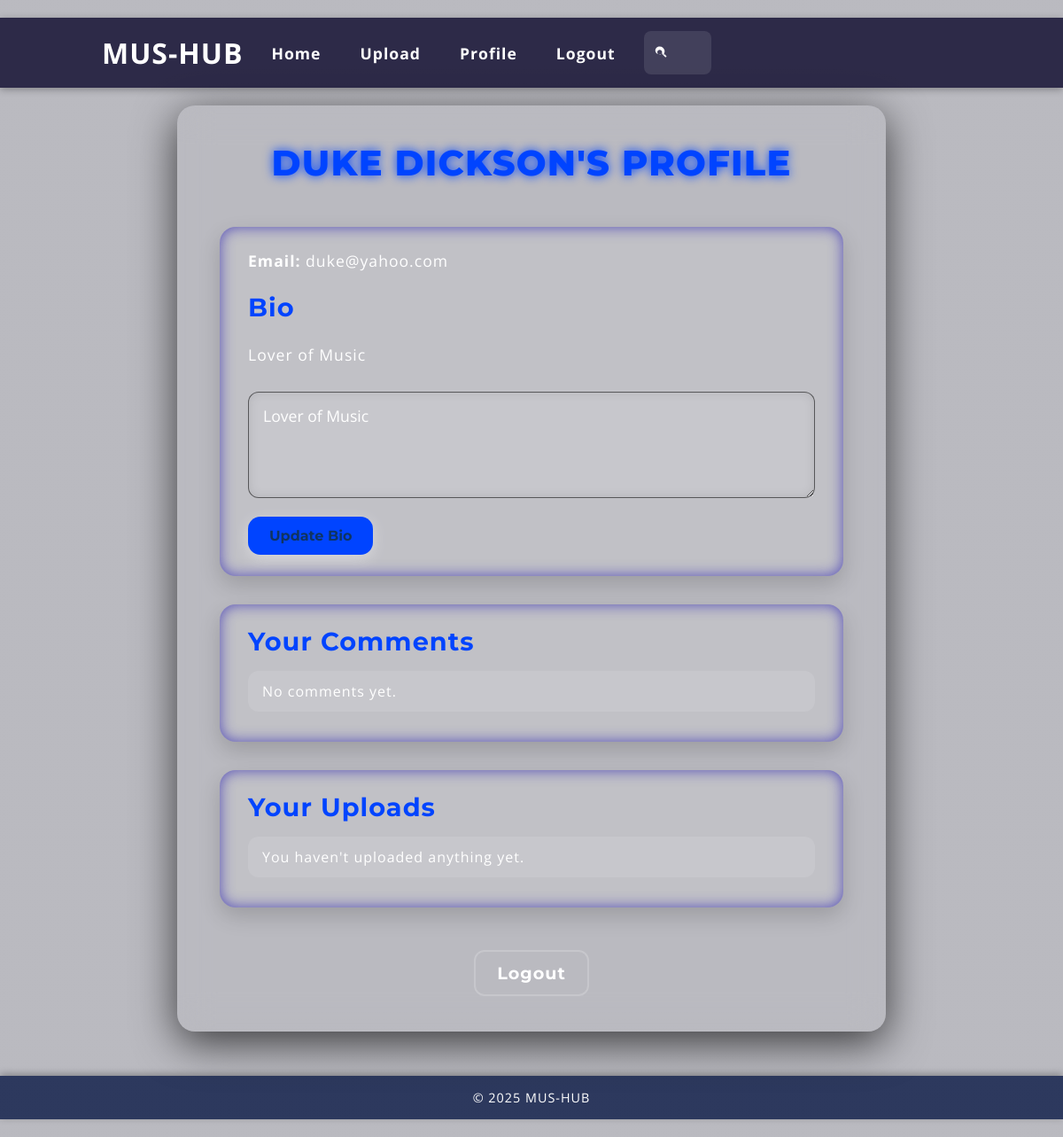
/profile (signed in), run on an earlier commit of the app's database.
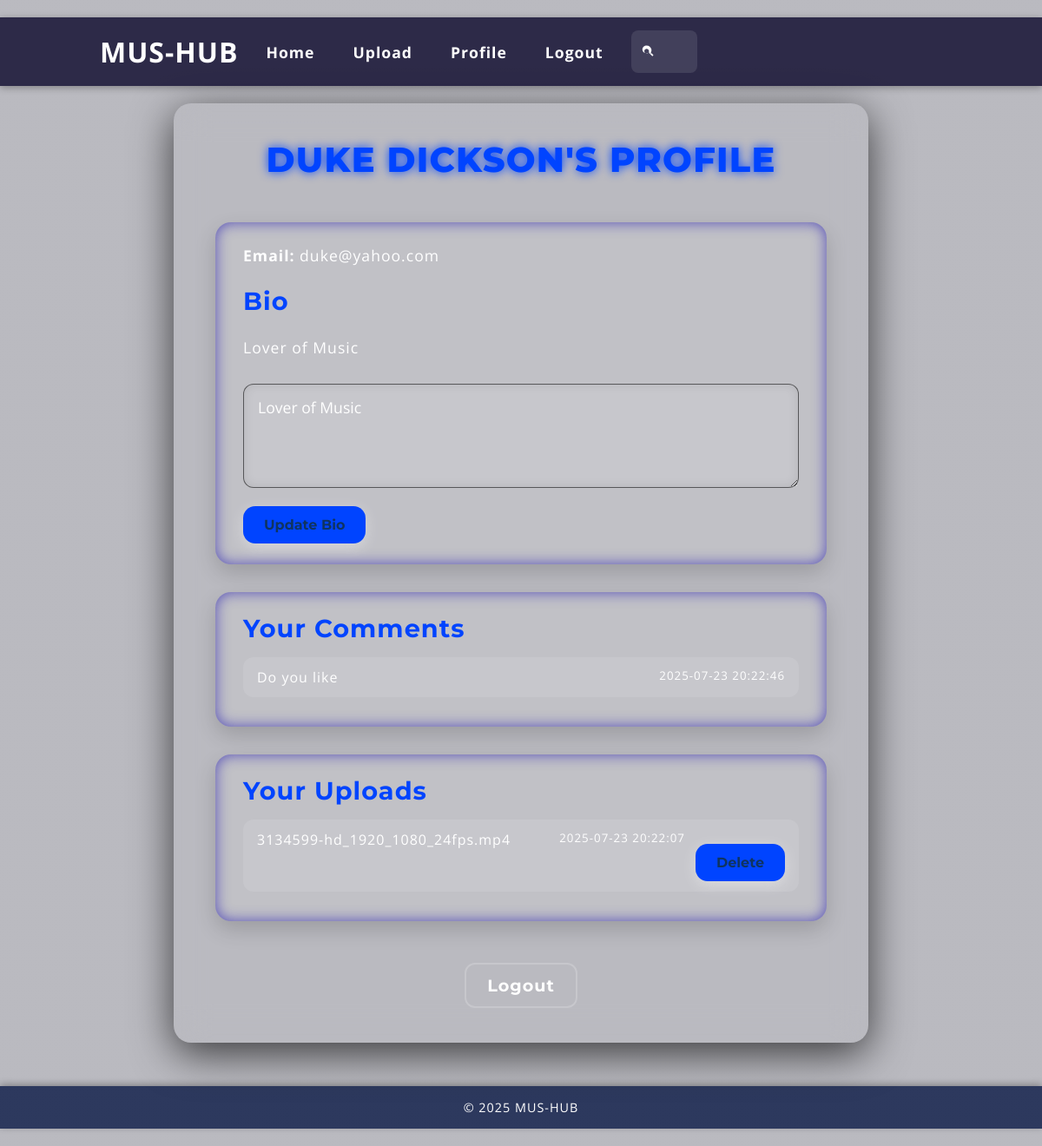
And on a later commit of the database.
### app.py (models this page shows)
class User(db.Model):
    UserID = db.Column(db.Integer, primary_key=True)
    Username = db.Column(db.String(80), nullable=False)
    Email = db.Column(db.String(120), unique=True, nullable=False)
    Password = db.Column(db.String(200), nullable=False)
    Role = db.Column(db.String(20), nullable=False)
    Bio = db.Column(db.String(500))
    comments = db.relationship('Comment', backref='author', lazy=True)

class Comment(db.Model):
    CommentID = db.Column(db.Integer, primary_key=True)
    ContentID = db.Column(db.Integer, db.ForeignKey('content.ContentID'), nullable=False)
    UserID = db.Column(db.Integer, db.ForeignKey('user.UserID'), nullable=False)
    CommentText = db.Column(db.Text, nullable=False)
    CommentDate = db.Column(db.DateTime, default=datetime.utcnow)
    user = db.relationship('User')

class Content(db.Model):
    ContentID = db.Column(db.Integer, primary_key=True)
    UserID = db.Column(db.Integer, db.ForeignKey('user.UserID'), nullable=False)
    FilePath = db.Column(db.String(200), nullable=False)
    UploadDate = db.Column(db.DateTime, default=datetime.utcnow)
    user = db.relationship('User', backref='contents')

### app.py (the view, shortened to what this page needs)
@app.route('/profile', methods=['GET', 'POST'])
def profile():
    user_id = session.get('user_id')
    if user_id is None:
        return redirect(url_for('login'))
    user = User.query.get(user_id)
    uploads = Content.query.filter_by(UserID=user_id).all()
    return render_template('profile.html', user=user, user_uploads=uploads)

### app.py (called while the page is built)
@app.context_processor
def inject_now():
    return {
        'now': datetime.utcnow(),
        'current_user_id': session.get('user_id')
    }

### templates/profile.html (shortened to what this page needs)
{% extends "base.html" %}
{% block content %}
<div class="profile-container">
  <div class="profile-header">
    {{ user.Username }}'s Profile
  </div>
  <div class="profile-section">
    <div class="info-group">
      <p><strong>Email:</strong> {{ user.Email }}</p>
    </div>
    <div class="info-group">
      <h3>Bio</h3>
      {% if user.Bio %}
        <p class="bio-text">{{ user.Bio }}</p>
      {% else %}
        <p class="bio-text"><em>No bio set yet.</em></p>
      {% endif %}
    </div>
    <div class="form-group">
      <form action="{{ url_for('profile') }}" method="POST">
        <textarea name="bio" placeholder="Write something about yourself...">{{ user.Bio or '' }}</textarea>
        <button type="submit">Update Bio</button>
      </form>
    </div>
  </div>
  <div class="profile-section">
    <h3>Your Comments</h3>
    <ul class="comment-list">
      {% for comment in user.comments %}
        <li>
          <span>{{ comment.CommentText }}</span>
          <small>{{ comment.CommentDate.strftime('%Y-%m-%d %H:%M:%S') }}</small>
        </li>
      {% else %}
        <li>No comments yet.</li>
      {% endfor %}
    </ul>
  </div>
  <div class="profile-section">
    <h3>Your Uploads</h3>
    <ul class="upload-list">
      {% for content in user_uploads %}
        <li>
          <span>{{ content.FilePath }}</span>
          <small>{{ content.UploadDate.strftime('%Y-%m-%d %H:%M:%S') }}</small>
          <form action="{{ url_for('delete_upload', content_id=content.ContentID) }}" method="POST" style="margin-left: 12px;">
            <button type="submit" onclick="return confirm('Are you sure you want to delete this upload?');">Delete</button>
          </form>
        </li>
      {% else %}
        <li>You haven't uploaded anything yet.</li>
      {% endfor %}
    </ul>
  </div>
  <div class="logout-wrapper">
    <a class="logout-link" href="{{ url_for('logout') }}">Logout</a>
  </div>
</div>
{% endblock %}
{% block extra_css %}
  <link rel="stylesheet" href="{{ url_for('static', filename='profile.css') }}">
{% endblock %}

### templates/base.html (shortened to what this page needs)
<!DOCTYPE html>
<html lang="en">
<head>
  <link rel="stylesheet" href="{{ url_for('static', filename='base.css') }}" />
  {% block extra_css %}{% endblock %}
</head>
<body>
  <header class="site-header">
    <div class="container">
      <h1 class="logo">MUS-HUB</h1>
      <nav>
        <ul class="nav-list {% if 'user_id' in session %}js-hidden{% endif %}" id="nav-list">
          {% if 'user_id' in session %}
            <li><a href="/">Home</a></li>
            <li><a href="/upload">Upload</a></li>
            <li><a href="{{ url_for('profile') }}">Profile</a></li>
            <li><a href="{{ url_for('logout') }}">Logout</a></li>
            <li class="search-container" id="search-container" tabindex="0" role="button" aria-label="Toggle search">
            </li>
          {% else %}
            <li><a href="{{ url_for('login') }}">Login</a></li>
            <li><a href="{{ url_for('register') }}">Register</a></li>
          {% endif %}
        </ul>
      </nav>
    </div>
  </header>
  <main class="container">
    {% block content %}{% endblock %}
  </main>
  <footer class="site-footer">
    <p>&copy; 2025 MUS-HUB</p>
  </footer>
</body>
</html>

### static/base.css (style rules this page uses)
:root { --background: #1a1a2e; --color: #ffffff; --primary-color: #0f3460; --accent-color: #0b0885; --glass-bg: rgba(255, 255, 255, 0.05); }
* { box-sizing: border-box; margin: 0; padding: 0; }
html { scroll-behavior: smooth; }
body { font-family: "Poppins", sans-serif; background: linear-gradient(135deg, var(--background), var(--primary-color)); color: var(--color); letter-spacing: 1px; min-height: 100vh; display: flex; flex-direction: column; padding: 20px 0; }
.site-header { width: 100%; background-color: rgba(20, 17, 51, 0.85); box-shadow: 0 2px 8px rgba(0,0,0,0.3); position: sticky; top: 0; z-index: 100; padding: 15px 0; }
.site-header .container { display: flex; align-items: center; justify-content: space-between; max-width: 1000px; margin: 0 auto; padding: 0 15px; gap: 20px; }
.logo { font-size: 2rem; font-weight: 700; color: var(--color); flex-shrink: 0; }
nav { flex: 1; }
.nav-list { display: flex; list-style: none; align-items: center; gap: 20px; padding-left: 0; margin: 0; flex-wrap: nowrap; transition: max-height 0.3s ease; overflow: hidden; max-height: none; }
.nav-list li { position: relative; }
.nav-list li a { color: var(--color); text-decoration: none; font-weight: 700; font-size: 1.1rem; padding: 8px 12px; border-radius: 8px; transition: color 0.3s ease, background-color 0.3s ease; display: inline-block; }
.search-container { display: flex; align-items: center; cursor: pointer; position: relative; outline: none; border-radius: 8px; padding: 6px 10px; background: rgba(255 255 255 / 0.1); transition: background-color 0.3s ease, box-shadow 0.3s ease; user-select: none; gap: 8px; }
.search-icon { fill: var(--color); width: 20px; height: 20px; transition: fill 0.3s ease; flex-shrink: 0; }
main.container { flex: 1; display: flex; flex-direction: column; justify-content: flex-start; align-items: center; padding: 20px 15px; max-width: 1000px; margin: 0 auto; box-sizing: border-box; gap: 25px; }
.site-footer { width: 100%; padding: 15px 0; text-align: center; background-color: rgba(20, 35, 77, 0.85); font-size: 0.9rem; user-select: none; box-shadow: 0 -2px 8px rgba(0,0,0,0.3); margin-top: 30px; color: var(--color); }
.nav-list.js-visible { opacity: 1; pointer-events: auto; }

What changed in the data, as far as the page shows it:
added Comment: CommentText "Do you like", CommentDate "2025-07-23 20:22:46"
added Content: FilePath "3134599-hd_1920_1080_24fps.mp4", UploadDate "2025-07-23 20:22:07"
Also different on the page:
text no longer shown: "No comments yet. You haven't uploaded anything yet."
